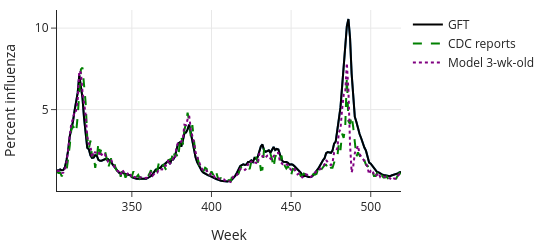

Source (notebook cell):
### Markdown cell above
## Example: Google Flu Trends

[Digital epidemiology](https://www.ncbi.nlm.nih.gov/pmc/articles/PMC5754279/), a new subfield of epidemiology, leverages data generated outside the public health system to study patterns of disease and health dynamics in populations.
The Google Flu Trends (GFT) tracking system was one of the earliest examples of digital epidemiology.
In 2007, researchers found that counting the searches people made for flu-related
terms could accurately estimate the number of flu cases.
This apparent success made headlines, and many researchers became excited about the possibilities of big data.
However, GFT did not live up to expectations and was abandoned in 2015.

What went wrong? After all, GFT used millions of digital traces from online queries for terms related to influenza to predict flu activity. Despite initial success, in the 2011–2012 flu season, Google's data scientists found that GFT was not a substitute for the more traditional surveillance reports of three-week-old counts collected by the US Centers for Disease Control and Prevention (CDC) from laboratories across the country. In comparison, GFT overestimated the CDC numbers for 100 out of 108 weeks. Week after week, GFT came in too high for the cases of influenza, even though it was based on big data:

### Code cell
gft_df = pd.read_csv('data/gft.csv', 
                     usecols=['gflu','dlscflu09','degflu09'])

gft_df = gft_df.iloc[302:519]

gft_df['week'] = np.arange(303,520)

fig = px.line(gft_df, x='week', y='gflu', width=550, height=250)

fig.add_trace(go.Scatter(
        x=gft_df['week'], y=gft_df['gflu'],
        mode="lines", name="GFT",
        line=go.scatter.Line(color='black', width=2)))

fig.add_trace(go.Scatter(
        x=gft_df['week'], y=gft_df['dlscflu09'],
        mode="lines", name="CDC reports",
        line=go.scatter.Line(color='green', width=2, dash='dash')))

fig.add_trace(go.Scatter(
        x=gft_df['week'], y=gft_df['degflu09'],
        mode="lines", name="Model 3-wk-old",
        line=go.scatter.Line(color='purple', width=2, dash='dot')))
                 
fig.update_yaxes(title_text='Percent influenza')
fig.update_xaxes(title_text='Week')
fig.show()

### Figure 1 — Plotly figure (JSON) as saved in the notebook; plotly's stock layout.template omitted (floating-point values rounded to 4 significant figures; data arrays with more than 128 entries replaced by an {"elided": "..."} marker saying what was removed)
{"data": [{"hovertemplate": "week=%{x}<br>gflu=%{y}<extra></extra>", "legendgroup": "", "line": {"color": "#1F77B4", "dash": "solid"}, "marker": {"symbol": "circle"}, "mode": "lines", "name": "", "orientation": "v", "showlegend": false, "type": "scatter", "x": {"elided": "217 int values"}, "xaxis": "x", "y": {"elided": "217 float values"}, "yaxis": "y"}, {"line": {"color": "black", "width": 2}, "mode": "lines", "name": "GFT", "type": "scatter", "x": {"elided": "217 int values"}, "y": {"elided": "217 float values"}}, {"line": {"color": "green", "dash": "dash", "width": 2}, "mode": "lines", "name": "CDC reports", "type": "scatter", "x": {"elided": "217 int values"}, "y": {"elided": "217 float values"}}, {"line": {"color": "purple", "dash": "dot", "width": 2}, "mode": "lines", "name": "Model 3-wk-old", "type": "scatter", "x": {"elided": "217 int values"}, "y": {"elided": "217 float values"}}], "layout": {"height": 250, "legend": {"tracegroupgap": 0}, "width": 550, "xaxis": {"anchor": "y", "domain": [0, 1], "title": {"text": "Week"}}, "yaxis": {"anchor": "x", "domain": [0, 1], "title": {"text": "Percent influenza"}}}}
